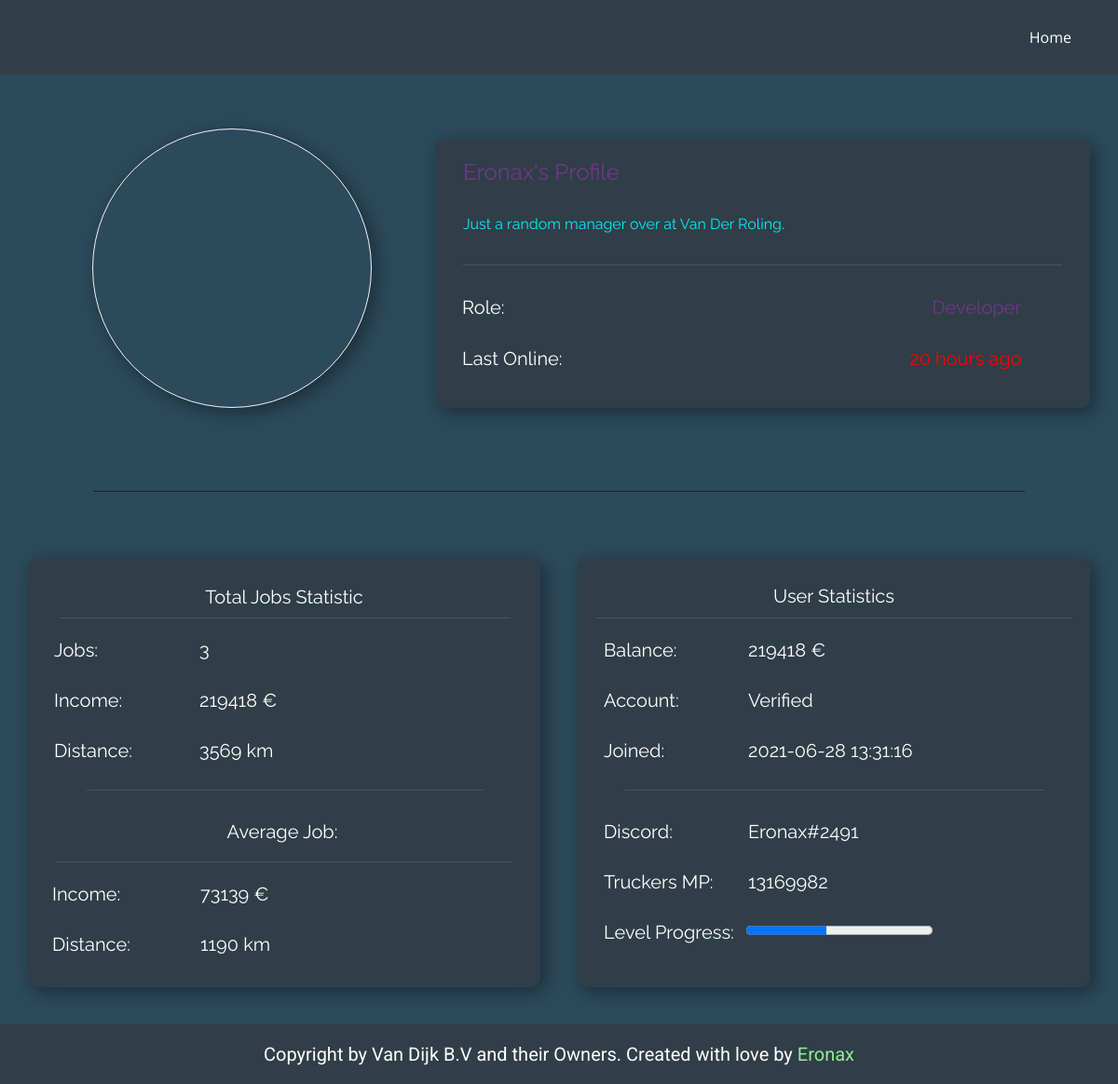
/profile.php?id=1, run on an earlier commit of the app's database.
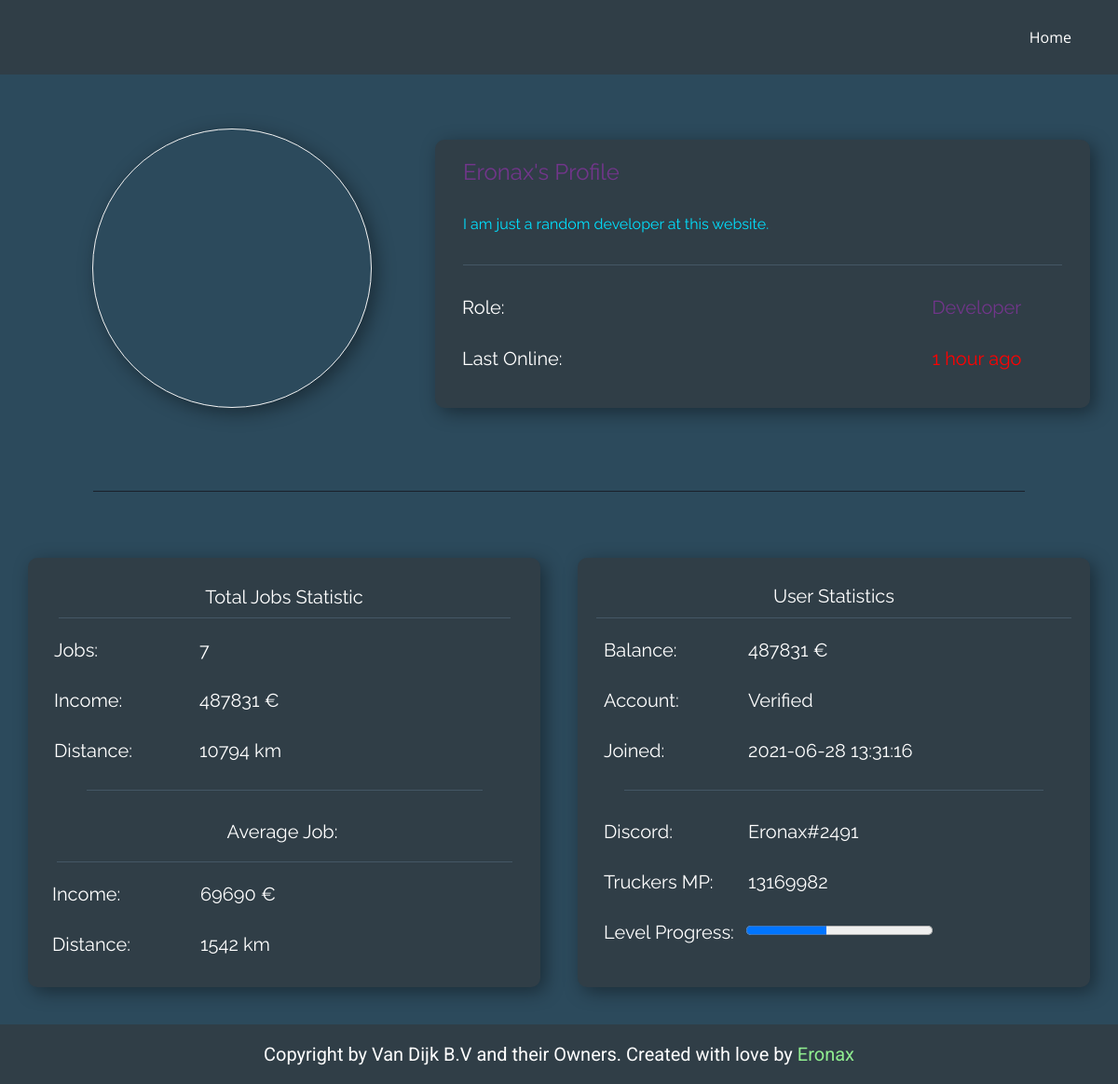
And on a later commit of the database.
### tables this page shows
CREATE TABLE IF NOT EXISTS `users` (
  `id` int(11) NOT NULL AUTO_INCREMENT,
  `username` varchar(50) NOT NULL,
  `password` varchar(50) NOT NULL,
  `role_id` int(11) NOT NULL DEFAULT 18,
  `status` varchar(50) NOT NULL DEFAULT 'Not Verified',
  `discord` varchar(50) NOT NULL,
  `truckersmp` varchar(50) NOT NULL,
  `user_pb` text NOT NULL DEFAULT 'https://moonvillageassociation.org/wp-content/uploads/2018/06/default-profile-picture1.jpg',
  `status_color` varchar(50) NOT NULL DEFAULT '#fff',
  `information` text NOT NULL DEFAULT 'There is no information yet.',
  `last_online` timestamp NOT NULL DEFAULT current_timestamp(),
  `updated_at` timestamp NOT NULL DEFAULT current_timestamp() ON UPDATE current_timestamp(),
  `timestamp` timestamp NOT NULL DEFAULT current_timestamp(),
  PRIMARY KEY (`id`),
  KEY `FK_users_roles` (`role_id`),
  CONSTRAINT `FK_users_roles` FOREIGN KEY (`role_id`) REFERENCES `roles` (`id`) ON DELETE NO ACTION ON UPDATE NO ACTION
);

CREATE TABLE IF NOT EXISTS `banks` (
  `id` int(11) NOT NULL AUTO_INCREMENT,
  `username` varchar(50) NOT NULL,
  `balance` int(11) NOT NULL DEFAULT 0,
  `timestamp` timestamp NOT NULL DEFAULT current_timestamp() ON UPDATE current_timestamp(),
  PRIMARY KEY (`id`)
);

CREATE TABLE IF NOT EXISTS `roles` (
  `id` int(11) NOT NULL AUTO_INCREMENT,
  `perms` int(11) NOT NULL,
  `name` varchar(50) NOT NULL,
  `color` varchar(50) NOT NULL,
  `timestamp` timestamp NOT NULL DEFAULT current_timestamp() ON UPDATE current_timestamp(),
  PRIMARY KEY (`id`)
);

### public/profile.php (called while the page is built, shortened)
<?php
include '../app/database.php';
include '../app/config.php';
$current_id = $_GET['id'];
$user_jobs_information = user_jobs_information($con, $current_id);
$get_profile_information = get_profile_information($con, $current_id);
require '../views/profile.view.php';

### app/database.php (called while the page is built, shortened)
<?php
function get_profile_information($con, $current_id)
{
    $query = "SELECT users.id, users.last_online, users.password, users.role_id AS 'roleid', users.username, users.status, users.discord, users.truckersmp, users.user_pb, users.status_color, users.information, users.timestamp, roles.id AS 'role_id', roles.name AS 'role_name', roles.color AS 'role_color', levels.level, banks.balance, roles.perms AS 'perms'
    FROM users
    JOIN roles ON users.role_id=roles.id
    JOIN levels ON users.id=levels.id
    JOIN banks ON users.id=banks.id
    WHERE users.id='$current_id'";
    $result = $con->query($query);
    $get_profile_information = $result->fetch_assoc();
    return $get_profile_information;
}
function user_jobs_information($con, $current_id)
{
    $query = "SELECT Count(jobs.id) AS 'total_jobs', SUM(jobs.income) AS 'total_income', SUM(jobs.distance) AS 'total_distance', ROUND(AVG(jobs.income), 0) AS 'average_income', ROUND(AVG(jobs.distance), 0) AS 'average_distance'
    FROM jobs
    WHERE jobs.user_id='$current_id'";
    $result = $con->query($query);
    $user_jobs_information = $result->fetch_assoc();
    return $user_jobs_information;
}

### views/profile.view.php (the view, shortened to what the changed rows need)
<!DOCTYPE html>
<html style="font-size: 16px;">
<head>
  <link rel="stylesheet" href="../views/css/nicepage_profile.css" media="screen">
  <link rel="stylesheet" href="../views/css/profile.css" media="screen">
  <link rel="stylesheet" href="../views/css/button.css" media="screen">
</head>
<body class="u-body">
  <section class="u-clearfix u-custom-color-2 u-section-1" id="sec-ad13">
    <div class="u-clearfix u-sheet u-sheet-1">
      <div class="u-clearfix u-expanded-width u-gutter-0 u-layout-wrap u-layout-wrap-1">
        <div class="u-layout">
          <div class="u-layout-row">
            <div class="u-align-center u-container-style u-layout-cell u-left-cell u-size-23 u-layout-cell-1">
              <div class="u-container-layout u-valign-middle u-container-layout-1">
                <div style="background-image: url(<?php echo $get_profile_information['user_pb'] ?>);" alt="" class="u-border-1 u-border-grey-5 u-image u-image-circle u-image-1" src="" data-image-width="256" data-image-height="256"></div>
              </div>
            </div>
            <div class="u-align-left u-container-style u-layout-cell u-right-cell u-size-37 u-layout-cell-2">
              <div class="u-container-layout u-container-layout-2">
                <div class="u-container-style u-custom-color-1 u-expanded-width u-group u-radius-10 u-shape-round u-group-1">
                  <div class="u-container-layout u-container-layout-3">
                    <h2 class="u-custom-font u-font-raleway u-text u-text-1"><span style="color: <?php echo $get_profile_information['role_color'] ?>";><?php echo $get_profile_information['username'] ?>'s Profile</span>
                    </h2>
                    <p class="u-custom-font u-font-raleway u-text u-text-2"><span style="color: <?php echo $get_profile_information['status_color'] ?>;"><?php echo $get_profile_information['information'] ?></span></p>
                    <h5 style="width: 80%; text-align: right" class="u-custom-font u-font-raleway u-text u-text-3"><span style="color: <?php echo $get_profile_information['role_color'] ?>;"><?php echo $get_profile_information['role_name'] ?></span></h5>
                  </div>
                </div>
              </div>
            </div>
          </div>
        </div>
      </div>
    </div>
  </section>
  <section class="u-clearfix u-custom-color-2 u-section-2" id="sec-5cbf">
    <div class="u-clearfix u-sheet u-valign-middle u-sheet-1">
      <div class="u-container-style u-custom-color-1 u-group u-radius-10 u-shape-round u-group-1">
        <div class="u-container-layout u-container-layout-1">
          <h5 class="u-align-center u-custom-font u-font-raleway u-text u-text-1">Total Jobs Statistic</h5>
          <div class="u-border-1 u-border-custom-color-3 u-line u-line-horizontal u-line-1"></div>
          <h5 class="u-align-left u-custom-font u-font-raleway u-text u-text-2">Jobs:</h5>
          <h5 class="u-align-left u-custom-font u-font-raleway u-text u-text-3"><?php echo $user_jobs_information['total_jobs'] ?></h5>
          <h5 class="u-align-left u-custom-font u-font-raleway u-text u-text-4">Income:</h5>
          <h5 class="u-align-left u-custom-font u-font-raleway u-text u-text-5"><?php echo $user_jobs_information['total_income'] ?> €</h5>
          <h5 class="u-align-left u-custom-font u-font-raleway u-text u-text-6">Distance:</h5>
          <h5 class="u-align-left u-custom-font u-font-raleway u-text u-text-7"><?php echo $user_jobs_information['total_distance'] ?> km</h5>
          <div class="u-border-1 u-border-custom-color-3 u-line u-line-horizontal u-line-2"></div>
          <h5 class="u-align-center u-custom-font u-font-raleway u-text u-text-8">Average Job:</h5>
          <div class="u-border-1 u-border-custom-color-3 u-line u-line-horizontal u-line-3"></div>
          <h5 class="u-align-left u-custom-font u-font-raleway u-text u-text-9"><?php echo $user_jobs_information['average_income'] ?> €</h5>
          <h5 class="u-align-left u-custom-font u-font-raleway u-text u-text-10">Income:</h5>
          <h5 class="u-align-left u-custom-font u-font-raleway u-text u-text-11">Distance:</h5>
          <h5 class="u-align-left u-custom-font u-font-raleway u-text u-text-12"><?php echo $user_jobs_information['average_distance'] ?> km</h5>
        </div>
      </div>
      <div class="u-container-style u-custom-color-1 u-group u-radius-10 u-shape-round u-group-2">
        <div class="u-container-layout u-container-layout-2">
          <h5 class="u-align-center u-custom-font u-font-raleway u-text u-text-13">User Statistics</h5>
          <div class="u-border-1 u-border-custom-color-3 u-line u-line-horizontal u-line-4"></div>
          <h5 class="u-align-left u-custom-font u-font-raleway u-text u-text-14">Balance:</h5>
          <h5 class="u-align-left u-custom-font u-font-raleway u-text u-text-15"><?php echo $get_profile_information['balance'] ?> €</h5>
          <h5 class="u-align-left u-custom-font u-font-raleway u-text u-text-16">Account:</h5>
          <h5 class="u-align-left u-custom-font u-font-raleway u-text u-text-17"><?php echo $get_profile_information['status'] ?></h5>
          <h5 class="u-align-left u-custom-font u-font-raleway u-text u-text-18">Joined:</h5>
          <h5 class="u-align-left u-custom-font u-font-raleway u-text u-text-19"><?php echo $get_profile_information['timestamp'] ?></h5>
          <div class="u-border-1 u-border-custom-color-3 u-line u-line-horizontal u-line-5"></div>
          <h5 class="u-align-left u-custom-font u-font-raleway u-text u-text-20"><?php echo $get_profile_information['discord'] ?></h5>
          <h5 class="u-align-left u-custom-font u-font-raleway u-text u-text-21">Discord:</h5>
          <h5 class="u-align-left u-custom-font u-font-raleway u-text u-text-22">Truckers MP:</h5>
          <h5 class="u-align-left u-custom-font u-font-raleway u-text u-text-23"><?php echo $get_profile_information['truckersmp'] ?></h5>
          <h5 class="u-align-left u-custom-font u-font-raleway u-text u-text-24">Level Progress:</h5>
          <h5 class="u-align-left u-custom-font u-font-raleway u-text u-text-25"><progress id="file" value="<?php echo $get_profile_information['level'] ?>" max="100000"> </progress>
          </h5>
        </div>
      </div>
    </div>
  </section>
</body>
</html>

What changed in the data, as far as the page shows it:
changed users "Eronax": status_color "#00eeff" → "#00e1ff" (drawn); information "Just a random manager over at Van Der Roling." → "I am just a random developer at this website."; banks.balance "219418" → "487831"
Also different on the page:
$user_jobs_information['total_jobs']: "3" → "7"
$user_jobs_information['total_income']: "219418" → "487831"
$user_jobs_information['total_distance']: "3569" → "10794"
$user_jobs_information['average_income']: "73139" → "69690"
$user_jobs_information['average_distance']: "1190" → "1542"
